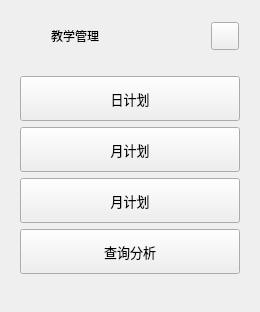
        <widget class="QFrame" name="extraLeftBoxteach">
         <property name="minimumSize">
          <size>
           <width>0</width>
           <height>0</height>
          </size>
         </property>
         <property name="maximumSize">
          <size>
           <width>0</width>
           <height>16777215</height>
          </size>
         </property>
         <property name="frameShape">
          <enum>QFrame::NoFrame</enum>
         </property>
         <property name="frameShadow">
          <enum>QFrame::Raised</enum>
         </property>
         <layout class="QVBoxLayout" name="verticalLayout_47">
          <item>
           <widget class="QFrame" name="extraTopBg_6">
            <property name="minimumSize">
             <size>
              <width>0</width>
              <height>50</height>
             </size>
            </property>
            <property name="maximumSize">
             <size>
              <width>16777215</width>
              <height>50</height>
             </size>
            </property>
            <property name="frameShape">
             <enum>QFrame::NoFrame</enum>
            </property>
            <property name="frameShadow">
             <enum>QFrame::Raised</enum>
            </property>
            <layout class="QVBoxLayout" name="verticalLayout_48">
             <property name="spacing">
              <number>0</number>
             </property>
             <property name="leftMargin">
              <number>0</number>
             </property>
             <property name="topMargin">
              <number>0</number>
             </property>
             <property name="rightMargin">
              <number>0</number>
             </property>
             <property name="bottomMargin">
              <number>0</number>
             </property>
             <item>
              <layout class="QGridLayout" name="extraTopLayout_6">
               <property name="leftMargin">
                <number>10</number>
               </property>
               <property name="rightMargin">
                <number>10</number>
               </property>
               <property name="horizontalSpacing">
                <number>10</number>
               </property>
               <property name="verticalSpacing">
                <number>0</number>
               </property>
               <item row="0" column="0">
                <widget class="QFrame" name="extraIcon_6">
                 <property name="minimumSize">
                  <size>
                   <width>20</width>
                   <height>0</height>
                  </size>
                 </property>
                 <property name="maximumSize">
                  <size>
                   <width>20</width>
                   <height>20</height>
                  </size>
                 </property>
                 <property name="frameShape">
                  <enum>QFrame::NoFrame</enum>
                 </property>
                 <property name="frameShadow">
                  <enum>QFrame::Raised</enum>
                 </property>
                </widget>
               </item>
               <item row="0" column="1">
                <widget class="QLabel" name="extraLabel_6">
                 <property name="minimumSize">
                  <size>
                   <width>150</width>
                   <height>0</height>
                  </size>
                 </property>
                 <property name="text">
                  <string>教学管理</string>
                 </property>
                </widget>
               </item>
               <item row="0" column="2">
                <widget class="QPushButton" name="extraCloseColumnBtn_6">
                 <property name="minimumSize">
                  <size>
                   <width>28</width>
                   <height>28</height>
                  </size>
                 </property>
                 <property name="maximumSize">
                  <size>
                   <width>28</width>
                   <height>28</height>
                  </size>
                 </property>
                 <property name="cursor">
                  <cursorShape>PointingHandCursor</cursorShape>
                 </property>
                 <property name="toolTip">
                  <string>Close left box</string>
                 </property>
                 <property name="text">
                  <string/>
                 </property>
                 <property name="icon">
                  <iconset resource="resources.qrc">
                   <normaloff>:/icons/images/icons/icon_close.png</normaloff>:/icons/images/icons/icon_close.png</iconset>
                 </property>
                 <property name="iconSize">
                  <size>
                   <width>20</width>
                   <height>20</height>
                  </size>
                 </property>
                </widget>
               </item>
              </layout>
             </item>
            </layout>
           </widget>
          </item>
          <item>
           <widget class="QFrame" name="extraContent_6">
            <property name="frameShape">
             <enum>QFrame::NoFrame</enum>
            </property>
            <property name="frameShadow">
             <enum>QFrame::Raised</enum>
            </property>
            <layout class="QVBoxLayout" name="verticalLayout_49">
             <property name="spacing">
              <number>0</number>
             </property>
             <property name="leftMargin">
              <number>0</number>
             </property>
             <property name="topMargin">
              <number>0</number>
             </property>
             <property name="rightMargin">
              <number>0</number>
             </property>
             <property name="bottomMargin">
              <number>0</number>
             </property>
             <item>
              <widget class="QFrame" name="extrateachMen">
               <property name="frameShape">
                <enum>QFrame::NoFrame</enum>
               </property>
               <property name="frameShadow">
                <enum>QFrame::Raised</enum>
               </property>
               <layout class="QVBoxLayout" name="verticalLayout_50">
                <item>
                 <layout class="QVBoxLayout" name="verticalLayout_51">
                  <item>
                   <widget class="QPushButton" name="btn_daily">
                    <property name="sizePolicy">
                     <sizepolicy hsizetype="Expanding" vsizetype="Fixed">
                      <horstretch>0</horstretch>
                      <verstretch>0</verstretch>
                     </sizepolicy>
                    </property>
                    <property name="minimumSize">
                     <size>
                      <width>0</width>
                      <height>45</height>
                     </size>
                    </property>
                    <property name="font">
                     <font>
                      <family>Segoe UI</family>
                      <pointsize>10</pointsize>
                      <italic>false</italic>
                      <bold>false</bold>
                     </font>
                    </property>
                    <property name="cursor">
                     <cursorShape>PointingHandCursor</cursorShape>
                    </property>
                    <property name="layoutDirection">
                     <enum>Qt::LeftToRight</enum>
                    </property>
                    <property name="styleSheet">
                     <string notr="true">background-image: url(:/icons/images/icons/cil-share-boxed.png);</string>
                    </property>
                    <property name="text">
                     <string>日计划</string>
                    </property>
                   </widget>
                  </item>
                  <item>
                   <widget class="QPushButton" name="btn_week">
                    <property name="sizePolicy">
                     <sizepolicy hsizetype="Expanding" vsizetype="Fixed">
                      <horstretch>0</horstretch>
                      <verstretch>0</verstretch>
                     </sizepolicy>
                    </property>
                    <property name="minimumSize">
                     <size>
                      <width>0</width>
                      <height>45</height>
                     </size>
                    </property>
                    <property name="font">
                     <font>
                      <family>Segoe UI</family>
                      <pointsize>10</pointsize>
                      <italic>false</italic>
                      <bold>false</bold>
                     </font>
                    </property>
                    <property name="cursor">
                     <cursorShape>PointingHandCursor</cursorShape>
                    </property>
                    <property name="layoutDirection">
                     <enum>Qt::LeftToRight</enum>
                    </property>
                    <property name="styleSheet">
                     <string notr="true">background-image: url(:/icons/images/icons/cil-equalizer.png);</string>
                    </property>
                    <property name="text">
                     <string>月计划</string>
                    </property>
                   </widget>
                  </item>
                  <item>
                   <widget class="QPushButton" name="btn_months">
                    <property name="sizePolicy">
                     <sizepolicy hsizetype="Expanding" vsizetype="Fixed">
                      <horstretch>0</horstretch>
                      <verstretch>0</verstretch>
                     </sizepolicy>
                    </property>
                    <property name="minimumSize">
                     <size>
                      <width>0</width>
                      <height>45</height>
                     </size>
                    </property>
                    <property name="font">
                     <font>
                      <family>Segoe UI</family>
                      <pointsize>10</pointsize>
                      <italic>false</italic>
                      <bold>false</bold>
                     </font>
                    </property>
                    <property name="cursor">
                     <cursorShape>PointingHandCursor</cursorShape>
                    </property>
                    <property name="layoutDirection">
                     <enum>Qt::LeftToRight</enum>
                    </property>
                    <property name="styleSheet">
                     <string notr="true">background-image: url(:/icons/images/icons/cil-layers.png);</string>
                    </property>
                    <property name="text">
                     <string>月计划</string>
                    </property>
                   </widget>
                  </item>
                  <item>
                   <widget class="QPushButton" name="btn_query">
                    <property name="sizePolicy">
                     <sizepolicy hsizetype="Expanding" vsizetype="Fixed">
                      <horstretch>0</horstretch>
                      <verstretch>0</verstretch>
                     </sizepolicy>
                    </property>
                    <property name="minimumSize">
                     <size>
                      <width>0</width>
                      <height>45</height>
                     </size>
                    </property>
                    <property name="font">
                     <font>
                      <family>Segoe UI</family>
                      <pointsize>10</pointsize>
                      <italic>false</italic>
                      <bold>false</bold>
                     </font>
                    </property>
                    <property name="cursor">
                     <cursorShape>PointingHandCursor</cursorShape>
                    </property>
                    <property name="layoutDirection">
                     <enum>Qt::LeftToRight</enum>
                    </property>
                    <property name="styleSheet">
                     <string notr="true">background-image: url(:/icons/images/icons/cil-layers.png);</string>
                    </property>
                    <property name="text">
                     <string>查询分析</string>
                    </property>
                   </widget>
                  </item>
                 </layout>
                </item>
               </layout>
              </widget>
             </item>
             <item>
              <widget class="QFrame" name="extraCenter_6">
               <property name="frameShape">
                <enum>QFrame::NoFrame</enum>
               </property>
               <property name="frameShadow">
                <enum>QFrame::Raised</enum>
               </property>
               <layout class="QVBoxLayout" name="verticalLayout_52"/>
              </widget>
             </item>
             <item>
              <widget class="QFrame" name="extraBottom_6">
               <property name="frameShape">
                <enum>QFrame::NoFrame</enum>
               </property>
               <property name="frameShadow">
                <enum>QFrame::Raised</enum>
               </property>
              </widget>
             </item>
            </layout>
           </widget>
          </item>
         </layout>
        </widget>
